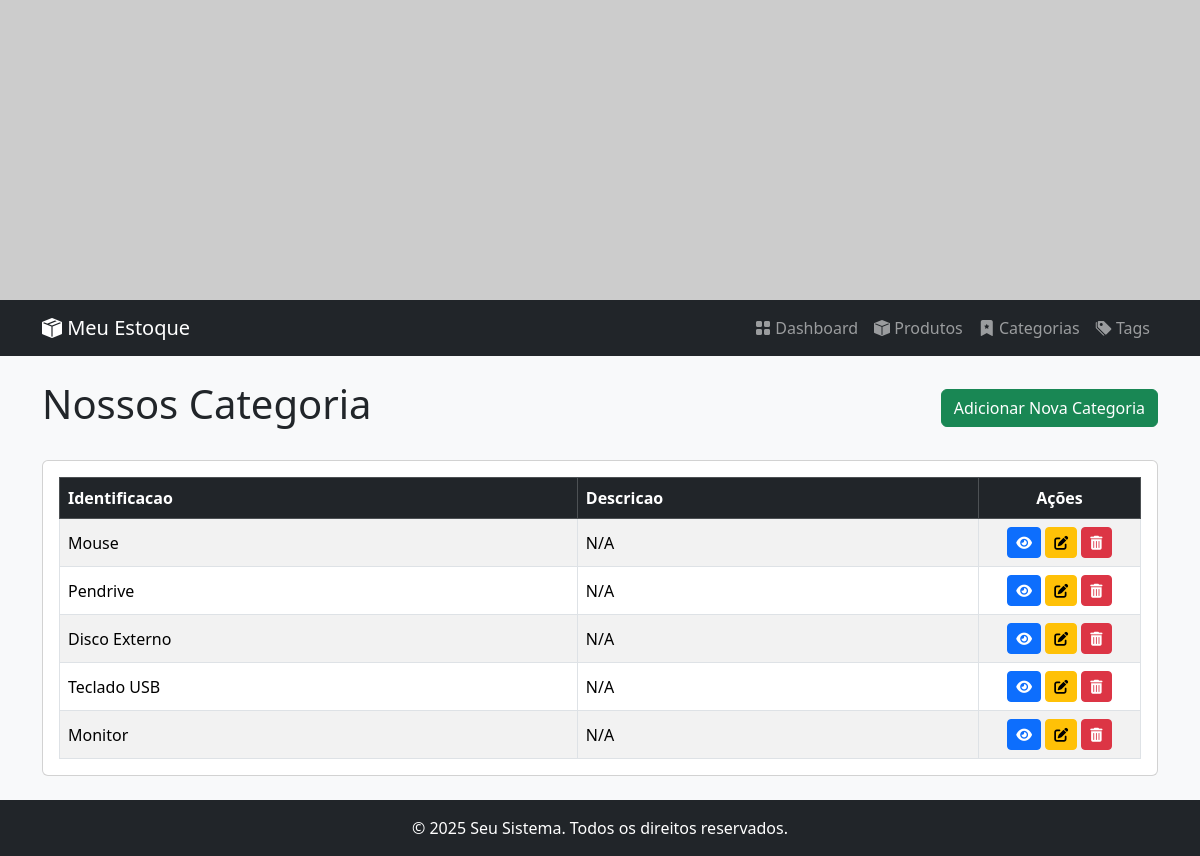
Page /estoque/categoria/listar/ on the earlier database version.
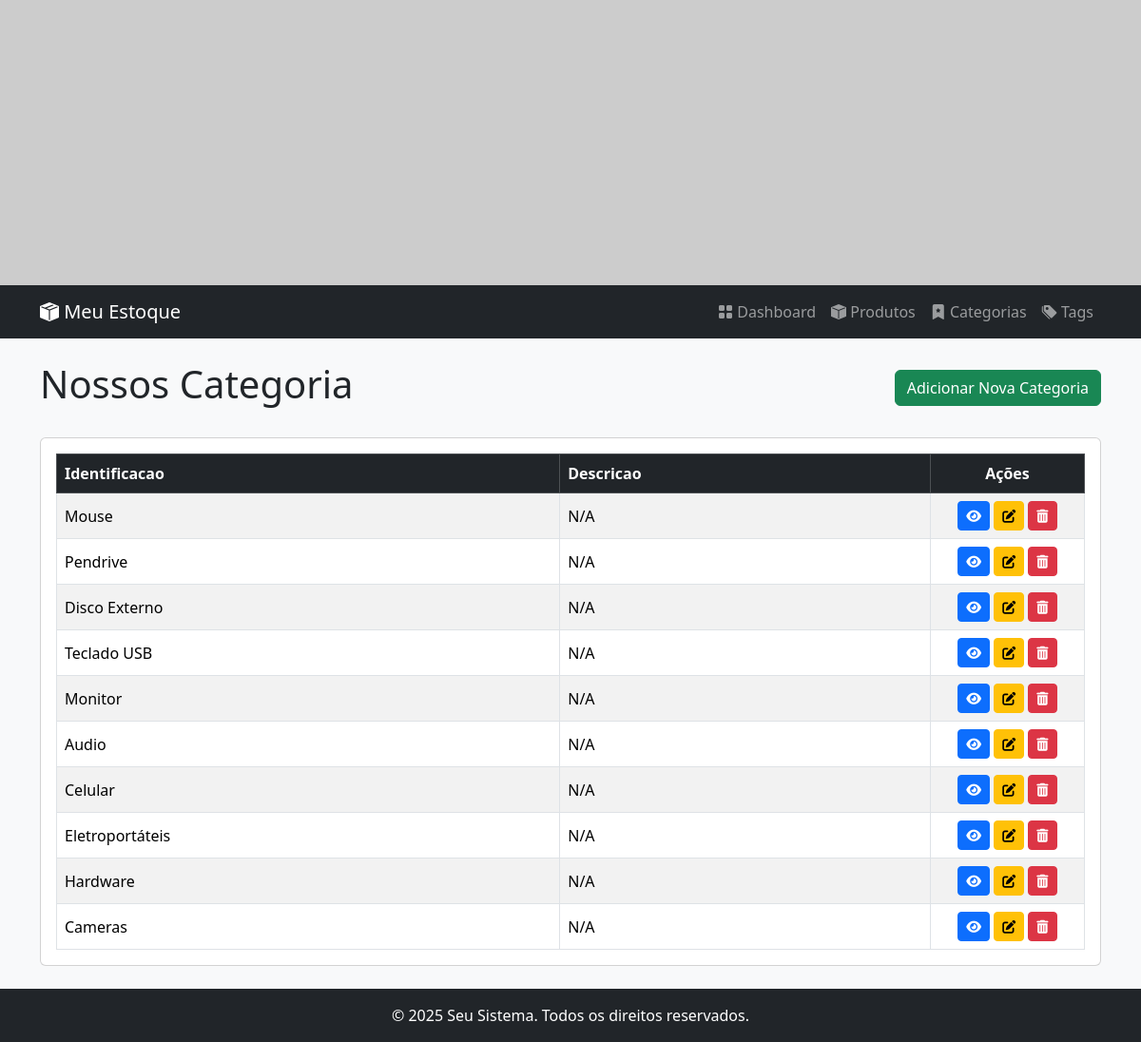
Same page on the later database version.
### estoque/models.py (models this page shows, shortened)
class Categoria(models.Model):
    identificacao = models.CharField(max_length=100,
        verbose_name="Identificacao",
        help_text="Informe a identificação da categoria",
        unique=True,
    )
    descricao = models.TextField (
        verbose_name="Descrição",
        help_text="Informe a descrição da categoria",
        default="N/A",
    )
    class Meta:
        verbose_name = "Categoria"
        verbose_name_plural = "Categorias"

### estoque/views.py (the view)
# urls.py: path('categoria/listar/', views.CategoriaTabelaListView.as_view(), name='categoria_tabela_list'),
class CategoriaTabelaListView(ListView):
    model = Categoria
    template_name = 'estoque/categoria_tabela_list.html'
    context_object_name = 'categoria'  # Nome da variável a ser usada no template
    ordering = ['descricao']  # Opcional: ordena os produtos por nome
    paginate_by = 10 # Opcional: Adiciona paginação

### estoque/templates/estoque/categoria_tabela_list.html (shortened to what this page needs)
{% extends 'estoque/base.html' %}
{% block content %}
<div class="d-flex justify-content-between align-items-center mb-4">
    <h1>Nossos Categoria</h1>
    <a href="{% url 'estoque:categoria_create' %}" class="btn btn-success">Adicionar Nova Categoria</a>
</div>
<div class="card">
    <div class="card-body">
        <div class="table-responsive">
            <table class="table table-striped table-hover table-bordered mb-0">
                <thead class="table-dark">
                    <tr>
                        <th scope="col">Identificacao</th>
                        <th scope="col">Descricao</th>
                        <th scope="col" class="text-center" style="width: 15%;">Ações</th>
                    </tr>
                </thead>
                <tbody>
                    {% for cat in page_obj %}
                    <tr class="align-middle">
                        <td>{{ cat.identificacao  }}</td>
                        <td>{{ cat.descricao | slice:"0:255" }}</td>
                        <td class="text-center">
                            <a href="{% url 'estoque:categoria_detail' cat.pk %}" class="btn btn-primary btn-sm" title="Detalhes">
                                <i class="fas fa-eye"></i> </a>
                            <a href="{% url 'estoque:categoria_update' cat.pk %}" class="btn btn-warning btn-sm" title="Editar">
                                <i class="fas fa-edit"></i>
                            </a>
                            <a href="{% url 'estoque:categoria_delete' cat.pk %}" class="btn btn-danger btn-sm" title="Deletar">
                                <i class="fas fa-trash-alt"></i>
                            </a>
                        </td>
                    </tr>
                    {% empty %}
                    <tr>
                        <td colspan="7" class="text-center">Nenhuma Categoria cadastrado ainda.</td>
                    </tr>
                    {% endfor %}
                </tbody>
            </table>
        </div>
    </div>
</div>
{% endblock %}

### estoque/templates/estoque/base.html (shortened to what this page needs)
<!DOCTYPE html>
<html lang="pt-br">
<head>
    <link href="https://cdn.jsdelivr.net/npm/bootstrap@5.3.3/dist/css/bootstrap.min.css"
        rel="stylesheet">
    <link rel="stylesheet" href="https://cdnjs.cloudflare.com/ajax/libs/font-awesome/6.5.2/css/all.min.css"
 />
    <link rel="stylesheet" href="https://cdn.jsdelivr.net/npm/bootstrap-icons@1.11.3/font/bootstrap-icons.min.css">
</head>
<body>
    <header>
        <img src="https://placehold.co/1920x300?text=Loja%20de%20Eletronicos&font=roboto" alt="Imagem de topo do sistema" class="full-width-header-image">
    </header>
    <nav class="navbar navbar-expand-lg navbar-dark bg-dark sticky-top">
        <div class="container">
            <a class="navbar-brand" href="#">
                <i class="bi bi-box-seam-fill"></i> Meu Estoque
            </a>
            <div class="collapse navbar-collapse" id="navbarNav">
                <ul class="navbar-nav ms-auto mb-2 mb-lg-0">
                    <li class="nav-item">
                        <a class="nav-link" href="{% url 'estoque:produto_list' %}"> <i class="bi bi-grid-fill"></i> Dashboard
                        </a>
                    </li>
                    <li class="nav-item">
                        <a class="nav-link" href="{% url 'estoque:produto_tabela_list' %}"> <i class="bi bi-box-fill"></i> Produtos
                        </a>
                    </li>
                    <li class="nav-item">
                        <a class="nav-link" href="{% url 'estoque:categoria_tabela_list' %}"> <i class="bi bi-bookmark-star-fill"></i> Categorias
                        </a>
                    </li>
                    <li class="nav-item">
                        <a class="nav-link" href="#"> <i class="bi bi-tags-fill"></i> Tags
                        </a>
                    </li>
                </ul>
            </div>
        </div>
    </nav>
    <main class="container mt-4 mb-4 main-content">
        {% block content %}{% endblock content %}
    </main>
    <footer class="bg-dark text-white text-center p-3 mt-auto">
        <div class="container">
            <p class="mb-0">&copy; 2025 Seu Sistema. Todos os direitos reservados.</p>
        </div>
    </footer>
</body>
</html>

### estoque/templates/estoque/base.html (style rules this page uses)
.full-width-header-image { width: 100%; height: 300px; object-fit: cover; display: block; }
body { background-color: #f8f9fa; }
.main-content { min-height: calc(100vh - 450px); }

Differences in the rows shown:
added Categoria: identificacao "Audio", descricao "N/A"
added Categoria: identificacao "Celular", descricao "N/A"
added Categoria: identificacao "Eletroportáteis", descricao "N/A"
added Categoria: identificacao "Hardware", descricao "N/A"
added Categoria: identificacao "Cameras", descricao "N/A"
